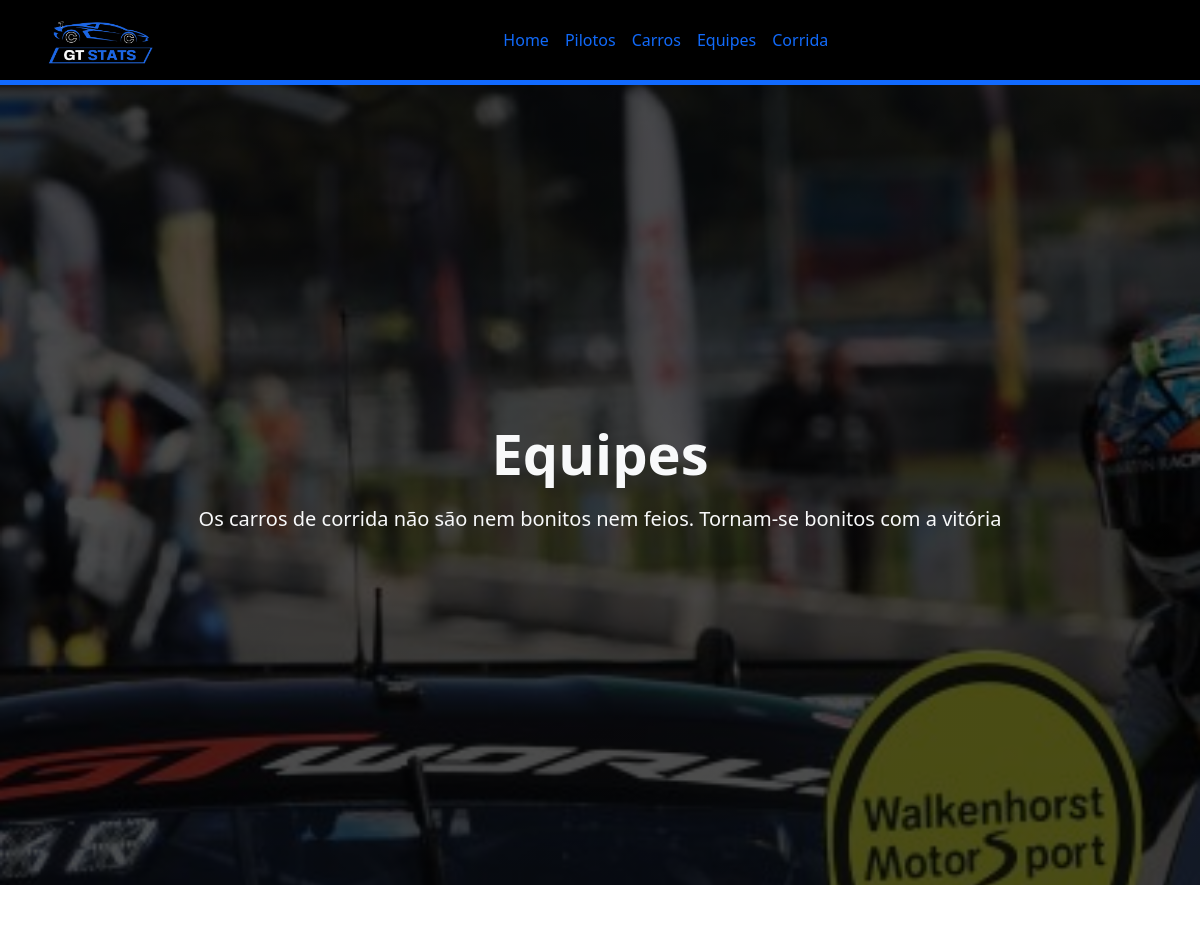
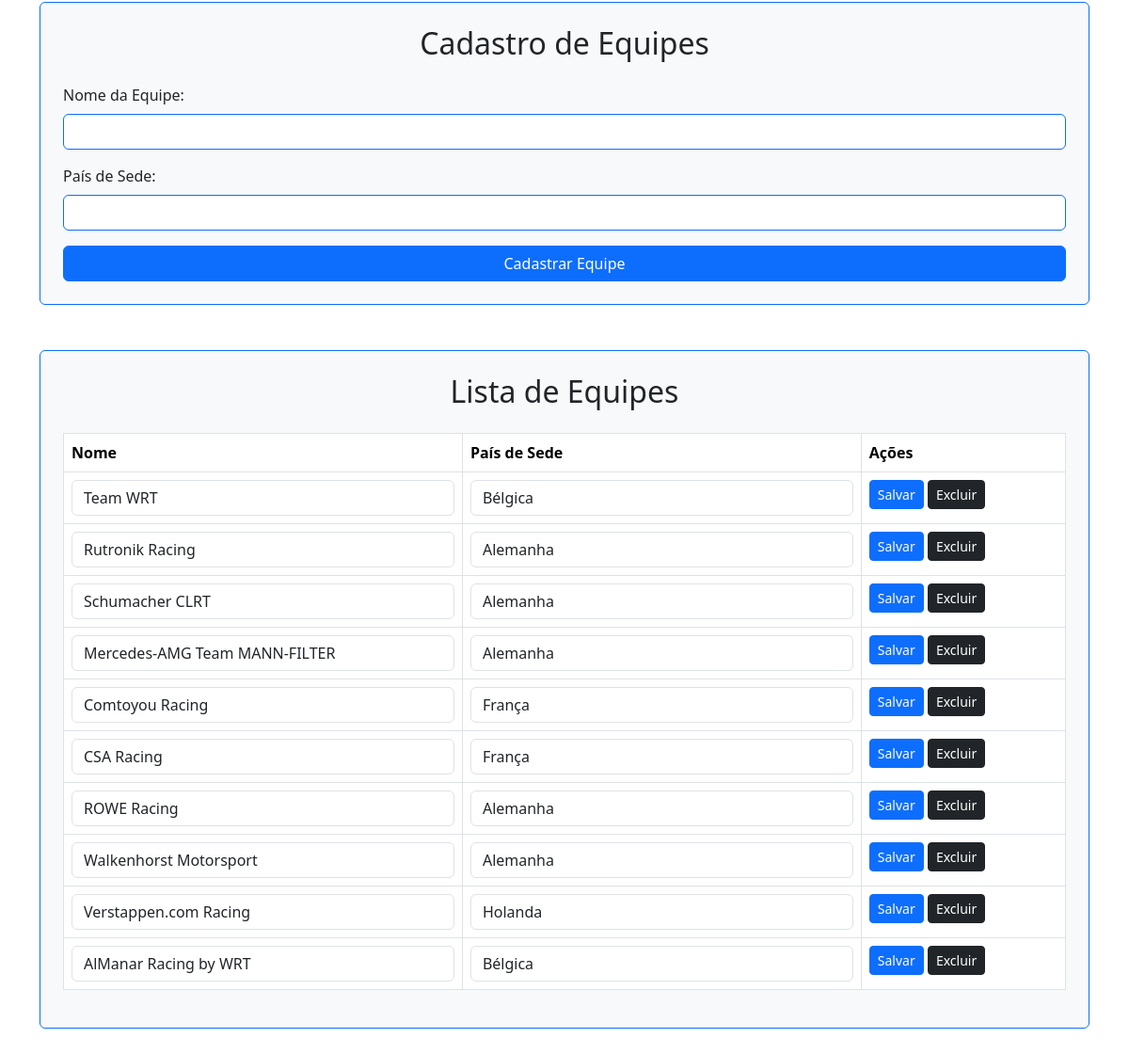
Page /cadastro_equipe.php on the committed database (2 pictures, top to bottom).
### tables this page shows
CREATE TABLE `tbequipes` (
  `ID_Equipe` int(11) NOT NULL,
  `Pais_sede` varchar(100) DEFAULT NULL,
  `Nome` varchar(100) DEFAULT NULL
);

### cadastro_equipe.php (the view, shortened to what this page needs)
<?php
$conn = new mysqli("localhost", "root", "", "gta");
$result = $conn->query("SELECT * FROM tbequipes");
?>
<!DOCTYPE html>
<html lang="pt-br">
<head>
  <link href="https://cdn.jsdelivr.net/npm/bootstrap@5.3.3/dist/css/bootstrap.min.css" rel="stylesheet">
  <link rel="stylesheet" href="navbar.css">
</head>
<body>
  <header>
    <nav class="navbar navbar-expand-lg">
      <div class="container">
        <a class="navbar-brand me-3" href="index.php">
          <img src="IMG/logo.jpg" alt="Logo" style="height: 50px; width: auto;">
        </a>
        <div class="collapse navbar-collapse justify-content-center" id="navbarSupportedContent">
          <ul class="navbar-nav mb-2 mb-lg-0">
            <li class="nav-item"><a class="nav-link active" aria-current="page" href="index.php">Home</a></li>
            <li class="nav-item"><a class="nav-link" href="cadastro_piloto.php">Pilotos</a></li>
            <li class="nav-item"><a class="nav-link" href="cadastro_carro.php">Carros</a></li>
            <li class="nav-item"><a class="nav-link" href="cadastro_equipe.php">Equipes</a></li>
            <li class="nav-item"><a class="nav-link" href="corrida.php">Corrida</a></li>
          </ul>
        </div>
      </div>
    </nav>
  </header>
  <main class="container-fluid" style="height: 100vh; background: linear-gradient(rgba(0,0,0,0.7), rgba(0,0,0,0.7)), url('IMG/equipe.jpg'); background-size: cover; background-position: center; background-attachment: fixed;">
    <div class="d-flex align-items-center justify-content-center text-light" style="height: 100%;">
      <div class="text-center">
        <h1 class="display-4 fw-bold">Equipes</h1>
        <p class="lead my-3"><b> Os carros de corrida não são nem bonitos nem feios. Tornam-se bonitos com a vitória</b></p>
      </div>
    </div>
  </main>
  <div class="container mt-5 mb-5">
    <div class="bg-light border border-primary p-4 rounded">
      <h2 class="text-center mb-4 ">Cadastro de Equipes</h2>
      <form method="post">
        <div class="mb-3 ">
          <label class="form-label">Nome da Equipe:</label>
          <input type="text" class="form-control border border-primary " name="Nome" required>
        </div>
        <div class="mb-3">
          <label class="form-label">País de Sede:</label>
          <input type="text" class="form-control border border-primary " name="Pais_sede" required>
        </div>
        <button type="submit" name="cadastrar border border-primary" class="btn btn-primary w-100">Cadastrar Equipe</button>
      </form>
    </div>
    <div class="bg-light -  border border-primary p-4 rounded secondary p-4 rounded mt-5">
      <h2 class="text-center mb-4">Lista de Equipes</h2>
      <table class="table table-bordered">
          <tr>
            <th>Nome</th>
            <th>País de Sede</th>
            <th>Ações</th>
          </tr>
        <tbody>
          <?php while ($row = $result->fetch_assoc()) { ?>
          <tr>
            <form method="post">
              <td><input type="text" name="Nome" class="form-control" value="<?php echo htmlspecialchars($row['Nome']); ?>"></td>
              <td><input type="text" name="Pais_sede" class="form-control" value="<?php echo htmlspecialchars($row['Pais_sede']); ?>"></td>
              <td>
                <button type="submit" name="editar" class="btn btn-primary btn-sm">Salvar</button>
                <a href="?excluir=<?php echo $row['ID_Equipe']; ?>" class="btn btn-dark btn-sm" onclick="return confirm('Deseja excluir esta equipe?')">Excluir</a>
              </td>
            </form>
          </tr>
          <?php } ?>
        </tbody>
      </table>
    </div>
  </div>
</body>
</html>

### navbar.css (style rules this page uses)
.navbar { background-color: black; height: 80px; }
.navbar-brand img { height: 110px; width: auto; }
.navbar-nav .nav-link { color: rgb(17, 106, 250) !important; text-align: center; }
.navbar-nav { margin: auto; }
header { border-bottom: 5px solid rgb(17, 106, 255) ; }

### rows in the picture
tbequipes: Nome "Team WRT", Pais_sede "Bélgica"
tbequipes: Nome "Rutronik Racing", Pais_sede "Alemanha"
tbequipes: Nome "Schumacher CLRT", Pais_sede "Alemanha"
tbequipes: Nome "Mercedes-AMG Team MANN-FILTER", Pais_sede "Alemanha"
tbequipes: Nome "Comtoyou Racing", Pais_sede "França"
tbequipes: Nome "CSA Racing", Pais_sede "França"
tbequipes: Nome "ROWE Racing", Pais_sede "Alemanha"
tbequipes: Nome "Walkenhorst Motorsport", Pais_sede "Alemanha"
tbequipes: Nome "Verstappen.com Racing", Pais_sede "Holanda"
tbequipes: Nome "AlManar Racing by WRT", Pais_sede "Bélgica"
